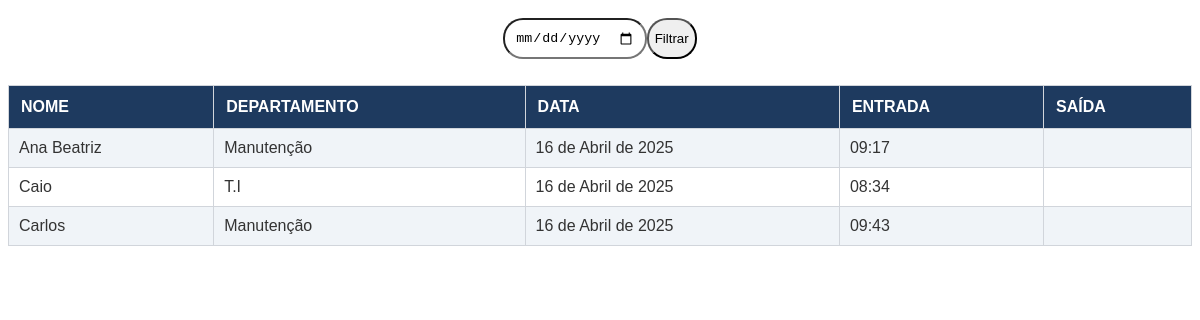
Page /controle/ (signed in) on the earlier database version.
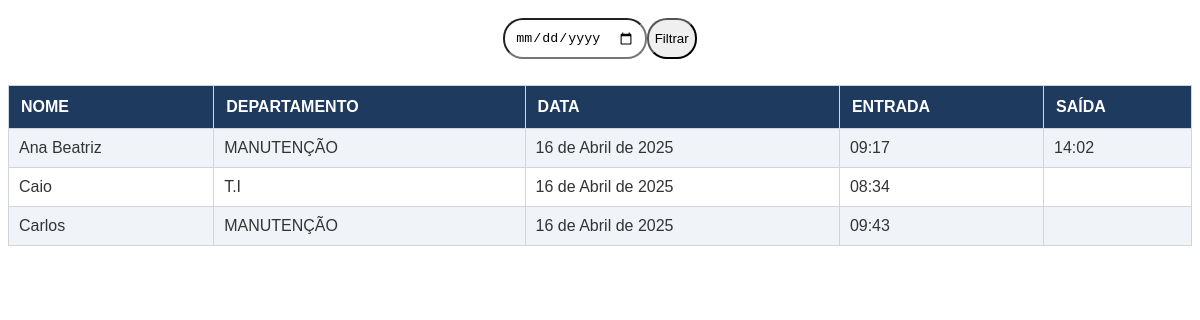
Same page on the later database version.
### controle/models.py (models this page shows)
class Controle(models.Model):
    nome= models.ForeignKey(Funcionario, on_delete=models.PROTECT,
                             related_name='funcionario', verbose_name='Nome')
    setor= models.ForeignKey(Setor, on_delete=models.PROTECT,
                              related_name='funcionario', verbose_name='departamento')
    data= models.DateField(auto_now_add=True)
    entrada= models.TimeField( verbose_name= 'Entrada')
    saida= models.TimeField( verbose_name= 'saida',blank=True, null=True)
    class Meta:
        ordering= ['nome']
        unique_together = ('nome', 'data')

class Setor(models.Model):
    nome = models.CharField(max_length=20)
    def __str__(self):
        return self.nome
    class Meta:
        verbose_name =' Setore'

class Funcionario(models.Model):
    nome= models.CharField(max_length=60)
    setor= models.ForeignKey(Setor, on_delete=models.PROTECT,
                              related_name='setor', verbose_name='departamento')
    def __str__(self):
        return self.nome
    class Meta:
        ordering= ['nome']
        verbose_name = 'Cooperado'

### controle/views.py (the view)
# urls.py: path('controle/',controle_view, name='controle_list')
@login_required(login_url='/admin/')
def controle_view(request):
    control = Controle.objects.all()
    buscar = request.GET.get('search')
    if buscar:
        control = control.filter(data__icontains=buscar)
    else:
        hoje = date.today()
        control = control.filter(data=hoje)
    return render(
        request,
        'controle.html',
        {'controle' : control}
    )

### controle/templates/controle.html (shortened to what this page needs)
{% load static %}
{% block content %}
  <link rel="stylesheet" href="{% static 'CSS/controle.css' %}" />
  <form method="get" action="{% url 'controle_list' %}">
    <input type="date" name="search" value="{{ request.GET.search }}"/>
    <button type="submit">Filtrar</button>
  </form>
  <table>
    <thead>
      <tr>
        <th>NOME</th>
        <th>DEPARTAMENTO</th>
        <th>DATA</th>
        <th>ENTRADA</th>
        <th>SAÍDA</th>
      </tr>
    </thead>
    <tbody>
      {% for controle in controle %}
        <tr>
          <td>
            {{ controle.nome }}
          </td>
          <td>{{ controle.setor }}</td>
          <td>{{ controle.data|date:'d \d\e F \d\e Y' }}</td>
          <td>{{ controle.entrada|time:'H:i' }}</td>
          <td>{{ controle.saida|time:'H:i' }}</td>
        </tr>
      {% empty %}
        <tr>
          <td colspan="6" style="text-align:center;">Nenhum registro encontrado</td>
        </tr>
      {% endfor %}
    </tbody>
  </table>
{% endblock %}

Differences in the rows shown:
changed Controle "Ana Beatriz": setor "Manutenção" → "MANUTENÇÃO"; saida (not shown) → "14:02"
changed through a linked row, Controle "Carlos": setor "Manutenção" → "MANUTENÇÃO"
